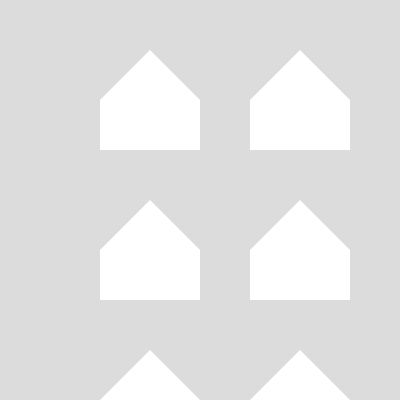
Frame 1 (no input)
Frame 2 (the mouse pressed at the canvas centre, redrawn once): identical to frame 1, image omitted

The p5.js sketch that drew this single still picture (run headless with seeded random() and noise() and a simulated clock; the mouse was pressed at the canvas centre and the sketch redrawn once):

// p5.js sketch
// ── sketch.js
let arr = ["poetry", "class", "method", "boredom"] 
function setup() {
  createCanvas(400, 400);
  noLoop()
}

function draw() {
  background(220)
  for(i=0;i<width;i+=150){
    for(j=0;j<height;j+=150){
    house()
  }
  }
}

function house(){
  noStroke()
  fill(255)
 triangle(100+i,100+j,150+i,50+j,200+i,100+j)
  rect(100+i,100+j,100,50)
  // fill(100)
  // for(x=0;x<4;x++){
  //   rect(100+x+i,10,10,10)
  // }
}
